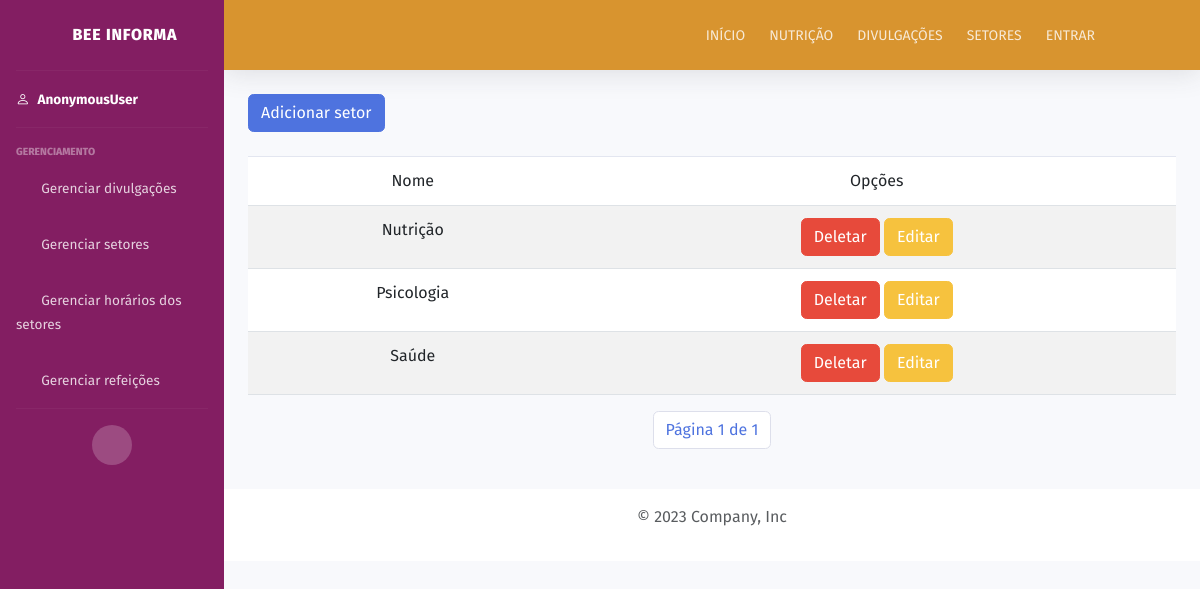
The page /listar/setor/admin on the database its author committed.
### servicos/models.py (models this page shows, shortened)
class Setor(models.Model):
    BLOCO_CHOICES = (
        ("A", "A"),
        ("B", "B")
    )
    nome = models.CharField(verbose_name="Nome do setor", max_length=25)
    bloco = models.CharField(verbose_name="Bloco do setor", choices=BLOCO_CHOICES, max_length=1)
    numero = models.IntegerField(verbose_name="Número da sala")
    class Meta:
        verbose_name = "Setor"
        verbose_name_plural = "Setores"

### servicos/views.py (the view)
# urls.py: path("listar/setor/admin", views.admin_setor_list, name="admin-setor-list"),
def admin_setor_list(request):
    setores = Setor.objects.all().order_by("nome")
    paginacao = Paginator(setores, 5)
    page_number = request.GET.get("page")
    page_obj = paginacao.get_page(page_number)
    context = {'page_obj': page_obj}
    return render(request, "setores/setor_list.html", context)

### servicos/templates/setores/setor_list.html (shortened to what this page needs)
{% extends "tela_admin.html" %}
{% load static %}
{% block 'conteudo' %}
    <div class="container">
        <a class="btn btn-primary" href="{% url 'setor-create' %}">Adicionar setor</a>
        <table class="table table-striped mt-4">
            <thead>
                <tr>
                    <td>Nome</td>
                    <td>Opções</td>
                </tr>
            </thead>
            <tbody>
                {% for setor in page_obj %}
                    <tr>
                        <td> {{ setor.nome }} </td>
                        <td>
                            <a class="btn btn-danger" href="{% url 'setor-delete' setor.id %}">Deletar</a>
                            <a class="btn btn-warning" href="{% url 'setor-update' setor.id %}">Editar</a>
                        </td>
                    </tr>
                {% endfor %}
            </tbody>
        </table>
        <div class="pagination justify-content-center">
            <nav aria-label="Page navigation example">
                <ul class="pagination justify-content-end">
                    <li class="page-item">
                        <span class="page-link">
                            Página {{ page_obj.number }} de {{ page_obj.paginator.num_pages }}
                        </span>
                    </li>
                </ul>
            </nav>
        </div>
    </div>
{% endblock 'conteudo' %}

### staticfiles/css/style.css (style rules this page uses)
body { font-family: 'Fira Sans', sans-serif; }
:root { --laranja: #E79F34; --laranja_claro: rgb(238, 233, 225); --amarelo: #F5C73E; --laranja_escuro: #d8942f; --branco: white; --roxo:#831E62; }
.table { background-color: white; border-radius: 2px; text-align: center; }

### staticfiles/css/sidebar.css (style rules this page uses)
:root { --laranja: #E79F34; --laranja_claro: rgb(238, 233, 225); --amarelo: #F5C73E; --laranja_escuro: #d8942f; --branco: white; --roxo:#831E62; }

### rows shown on the page
Setor: nome "Nutrição"
Setor: nome "Psicologia"
Setor: nome "Saúde"

### other values the page prints
{{ request.user }} "AnonymousUser"
{{ page_obj.number }} "1"
{{ page_obj.paginator.num_pages }} "1"
